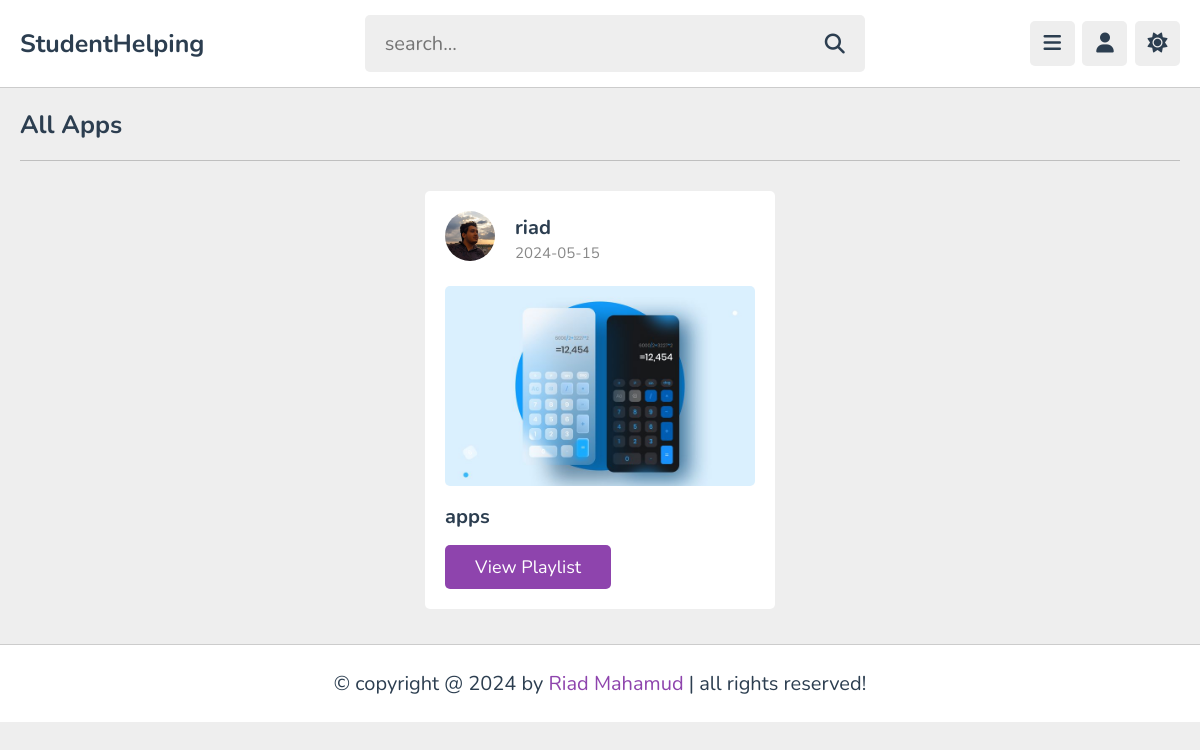
The app's page /app.php (signed in) with its own data.
### tables this page shows
CREATE TABLE `app` (
  `id` varchar(20) NOT NULL,
  `tutor_id` varchar(20) NOT NULL,
  `title` varchar(100) NOT NULL,
  `description` varchar(1000) NOT NULL,
  `thumb` varchar(100) NOT NULL,
  `date` date NOT NULL DEFAULT current_timestamp(),
  `status` varchar(20) NOT NULL DEFAULT 'deactive'
);

CREATE TABLE `tutors` (
  `id` varchar(20) NOT NULL,
  `name` varchar(50) NOT NULL,
  `profession` varchar(50) NOT NULL,
  `email` varchar(50) NOT NULL,
  `password` varchar(50) NOT NULL,
  `image` varchar(100) NOT NULL
);

### app.php (the view, shortened to what this page needs)
<?php
include 'components/connect.php';
?>
<!DOCTYPE html>
<html lang="en">
<head>
   <link rel="stylesheet" href="https://cdnjs.cloudflare.com/ajax/libs/font-awesome/6.2.0/css/all.min.css">
   <link rel="stylesheet" href="css/style.css">
</head>
<body>
<?php include 'components/user_header.php'; ?>
<section class="courses">
   <h1 class="heading">all Apps</h1>
   <div class="box-container">
      <?php
         $select_courses = $conn->prepare("SELECT * FROM `app` WHERE status = ? ORDER BY date DESC");
         $select_courses->execute(['active']);
         if($select_courses->rowCount() > 0){
            while($fetch_course = $select_courses->fetch(PDO::FETCH_ASSOC)){
               $course_id = $fetch_course['id'];
               $select_tutor = $conn->prepare("SELECT * FROM `tutors` WHERE id = ?");
               $select_tutor->execute([$fetch_course['tutor_id']]);
               $fetch_tutor = $select_tutor->fetch(PDO::FETCH_ASSOC);
      ?>
      <div class="box">
         <div class="tutor">
            <img src="uploaded_files/<?= $fetch_tutor['image']; ?>" alt="">
            <div>
               <h3><?= $fetch_tutor['name']; ?></h3>
               <span><?= $fetch_course['date']; ?></span>
            </div>
         </div>
         <img src="uploaded_files/<?= $fetch_course['thumb']; ?>" class="thumb" alt="">
         <h3 class="title"><?= $fetch_course['title']; ?></h3>
         <a href="playlist.php?get_id=<?= $course_id; ?>" class="inline-btn">view playlist</a>
      </div>
      <?php
         }
      }else{
         echo '<p class="empty">no apps added yet!</p>';
      }
      ?>
   </div>
</section>
<?php include 'components/footer.php'; ?>
</body>
</html>

### css/style.css (style rules this page uses)
:root { --main-color:#8e44ad; --red:#e74c3c; --oragen:#f39c12; --white:#fff; --black:#2c3e50; --light-color:#888; --light-bg:#eee; --border:.1rem solid rgba(0,0,0,.2); }
* { font-family: 'Nunito', sans-serif; margin: 0; padding: 0; box-sizing: border-box; outline: none; border: none; text-decoration: none; }
html { font-size: 62.5%; overflow-x: hidden; }
body { background-color: var(--light-bg); padding-left: 30rem; }
section { padding:2rem; max-width: 1200px; margin: 0 auto; }
.btn, .option-btn, .delete-btn, .inline-btn, .inline-option-btn, .inline-delete-btn { border-radius: .5rem; padding: 1rem 3rem; font-size: 1.8rem; color: #fff; margin-top: 1rem; text-transform: capitalize; cursor: pointer; text-align: center; }
.inline-btn, .inline-option-btn, .inline-delete-btn { display: inline-block; }
.btn, .inline-btn { background-color: var(--main-color); }
.heading { padding-bottom: 1.8rem; border-bottom: var(--border); font-size: 2.5rem; color: var(--black); text-transform: capitalize; margin-bottom: 3rem; }
.courses .box-container { display: grid; grid-template-columns: repeat(auto-fit, 35rem); gap: 1.5rem; align-items: flex-start; justify-content: center; }
.courses .box-container .box { border-radius: .5rem; background-color: var(--white); padding: 2rem; }
.courses .box-container .box .tutor { margin-bottom: 2rem; display: flex; align-items: center; gap: 2rem; }
.courses .box-container .box .tutor img { width: 5rem; height: 5rem; border-radius: 50%; object-fit: cover; margin-bottom: .5rem; }
.courses .box-container .box .tutor h3 { font-size: 2rem; color: var(--black); margin-bottom: .2rem; }
.courses .box-container .box .tutor span { font-size: 1.5rem; color: var(--light-color); }
.courses .box-container .box .thumb { width: 100%; border-radius: .5rem; height: 20rem; object-fit: cover; margin-bottom: .3rem; }
.courses .box-container .box .title { font-size: 2rem; color: var(--black); margin-top: .5rem; padding: .5rem 0; }
@media (max-width:1200px) { body { padding-left: 0; } }

### records on screen
app: tutor.image (picture), tutor.name "riad", date "2024-05-15", thumb (picture), title "apps"
